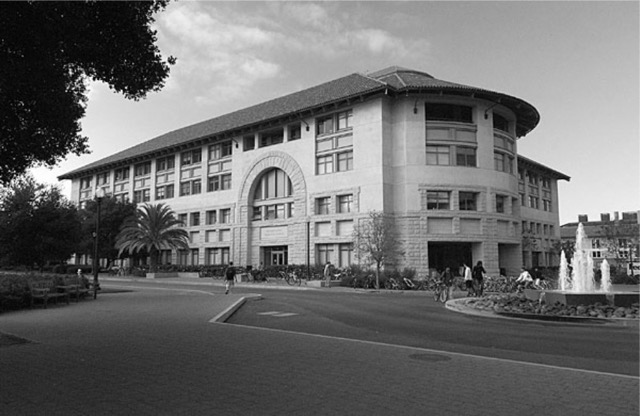
#> input picture Python/ImageProcessingHyrbridAndEdge/grayscaleimage.jpeg, 640 x 416 px
$ python partAEdgeDetection.py
#> lines starting #> are read from the running program, lines starting #| are printed output that depends on the picture
import numpy as np
import cv2
import matplotlib.pyplot as plt
#Hanna Aamir

image = cv2.imread('grayscaleimage.jpeg', cv2.IMREAD_GRAYSCALE)
#> image is the input picture: shape (416, 640); min 0, max 255, mean 109.8


def apply_gaussian_smoothing(image, kernel_size=3, sigma=1.0):
#> called with kernel_size = 3, sigma = 1
    ax = np.linspace(-(kernel_size // 2), kernel_size // 2, kernel_size)
    gauss = np.exp(-0.5 * np.square(ax) / np.square(sigma))
    kernel = np.outer(gauss, gauss)
    kernel = kernel / np.sum(kernel)
    smoothed_image = cv2.filter2D(image, -1, kernel)
    return smoothed_image


smoothed_image = apply_gaussian_smoothing(image)


def sobel_operator(image):
    Kx = np.array([[-1, 0, 1], [-2, 0, 2], [-1, 0, 1]])
    Ky = np.array([[-1, -2, -1], [0, 0, 0], [1, 2, 1]])

    Gx = cv2.filter2D(image, -1, Kx)
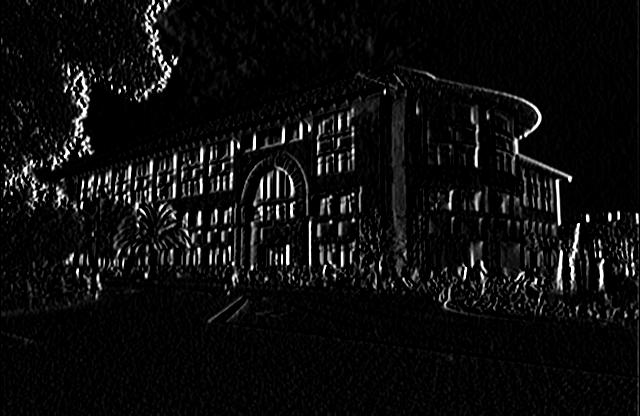
#> Gx: shape (416, 640); min 0, max 255, mean 13.6
    Gy = cv2.filter2D(image, -1, Ky)
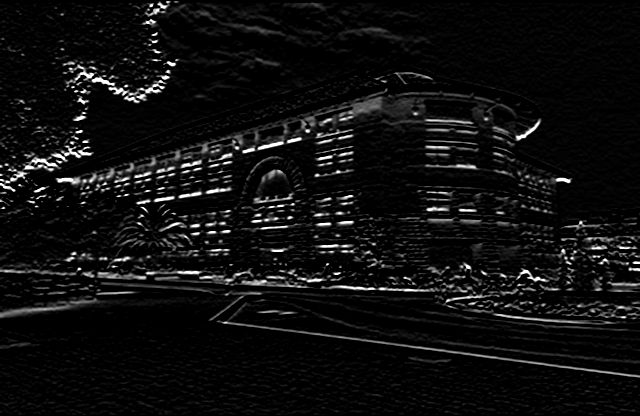
#> Gy: shape (416, 640); min 0, max 255, mean 15
    return Gx, Gy


Gx, Gy = sobel_operator(smoothed_image)


gradient_magnitude = np.sqrt(Gx ** 2 + Gy ** 2)
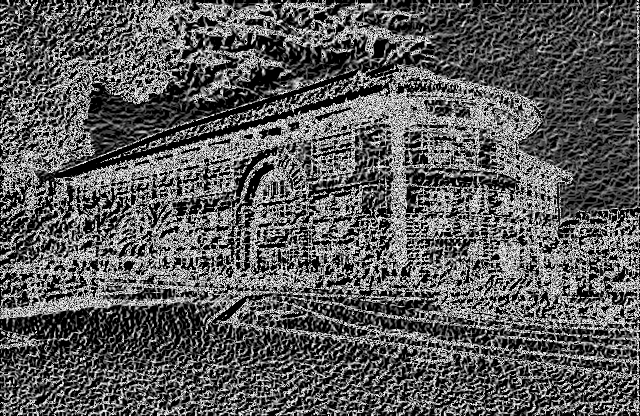
#> gradient_magnitude: shape (416, 640) float16; min 0, max 15.81, mean 5.61; drawn with min black and max white
gradient_magnitude = np.uint8(gradient_magnitude)


plt.imshow(gradient_magnitude, cmap='gray')
plt.title("Edge Detection using Sobel Operator")
plt.axis("off")
plt.savefig('gradient_magnitude_plot.png', bbox_inches='tight', dpi=300)
plt.show()
